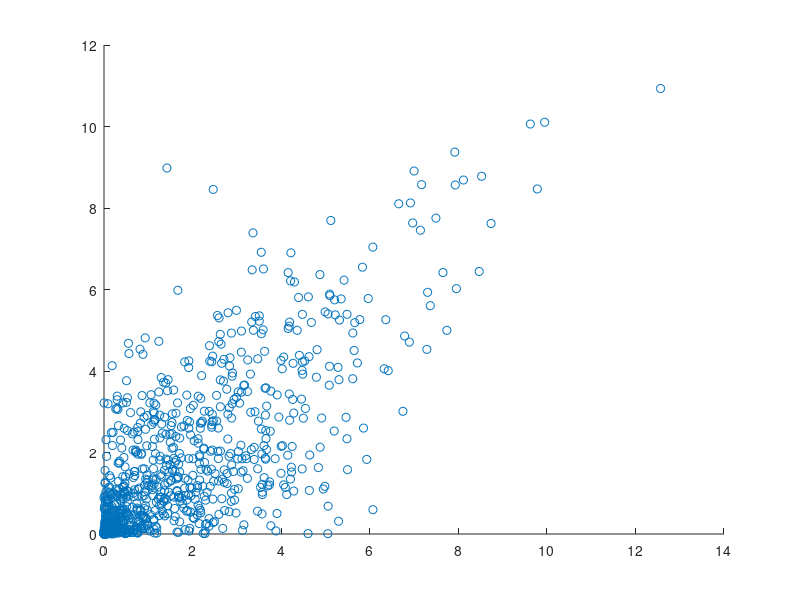

Write MATLAB code to recreate this figure.
% % a
x=zeros(2,1000);
% rho=0;% or 0.4, 0.8
% x(1,:)=randn(1,1000);
% x(2,:)=rho.*x(1,:)+sqrt(1-rho^2).*randn(1,1000);
% scatter(x(1,:),x(2,:));
% 
% b
% y=zeros(2,1000);
% z=randn(2,1000); % Z with N(0,I) distribution
% rho=0.8; % or 0.4, 0.8
% y(1,:)=z(1,:);
% y(2,:)=rho*z(1,:)+sqrt(1-rho^2)*z(2,:);
% s=gamrnd(5/2,1/2,1,1000);
% T1=sqrt(5./s).*y(1,:);
% T2=sqrt(5./s).*y(2,:);
% scatter(T1,T2);

% % c
% rho=0.8; % or 0.4, 0.8
% z=randn(2,1000); % Z with N(0,1) distribution
% y(1,:)=z(1,:);
% y(2,:)=rho*z(1,:)+sqrt(1-rho^2)*z(2,:);
% U=normcdf(y);
% % exp(1) cdf: 1-exp(-x)
% X=-log(1-U);
% scatter(X(1,:),X(2,:));

% d
rho=0.8; % or 0.4, 0.8
z=randn(2,1000); % Z with N(0,1) distribution
y(1,:)=z(1,:);
y(2,:)=rho*z(1,:)+sqrt(1-rho^2)*z(2,:);
s=gamrnd(5/2,1/2,1,1000);
w=sqrt(5./([1;1]*s)).*y;
% t copula
U=tcdf(w,5);
% exp(1) cdf: 1-exp(-x)
X=-log(1-U);
scatter(X(1,:),X(2,:));
